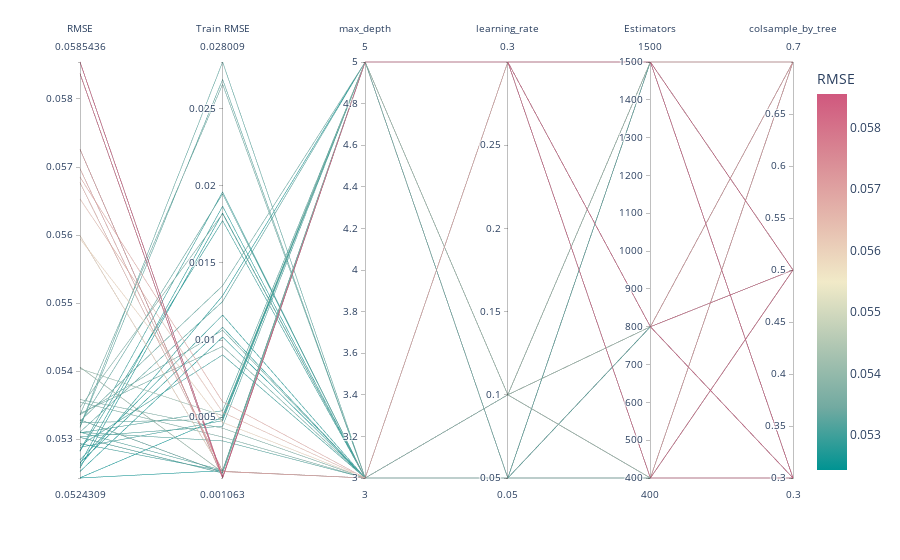

The cell this chart's notebook holds for it:
### Code cell
# had to 'pip install "notebook>=5.3" "ipywidgets>=7.2"' for this to show up.
fit_plot = cvrse_df[['test_rmse', 'train_rmse', 'max_depth', 'learning_rate', 'n_estimators', 'colsample_by_tree']].copy()
#fit_plot['bootstrap'] = [1 if i else 0 for i in fit_plot['bootstrap']]
#fit_plot['max_features'] = [43 if i == 'auto' else i for i in fit_plot['max_features']]
fig = px.parallel_coordinates(fit_plot, color = 'test_rmse', 
                              labels = {'test_rmse': 'RMSE', 
                                        'train_rmse': 'Train RMSE', 
                                        'bootstrap': 'Bootstrap', 
                                        'max_features': 'Max Features', 
                                        'n_estimators': 'Estimators',
                                        'min_samples_split': 'Minimum Split',
                                        'alpha': 'alpha'}, 
                              color_continuous_scale = px.colors.diverging.Tealrose)
fig.show()
